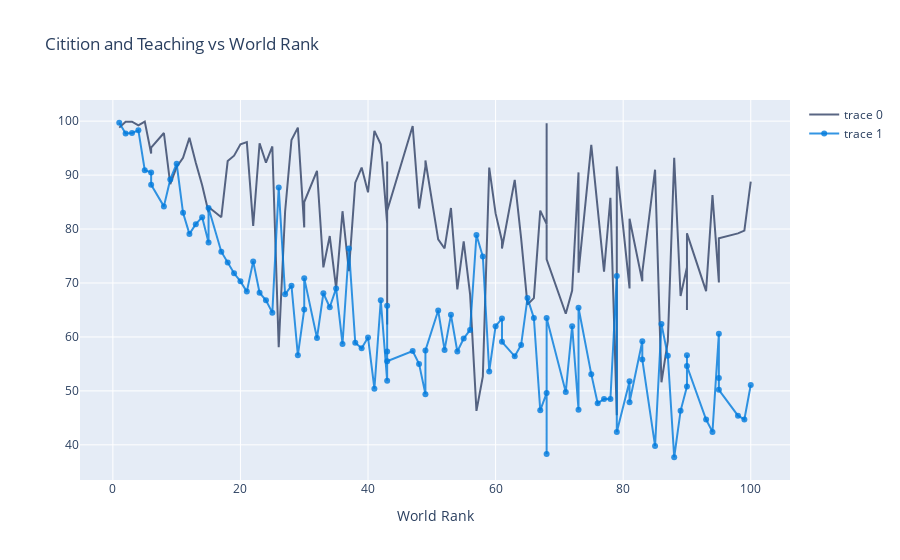

The notebook cell saved with this chart:
### Code cell
# first line plot for citation
citation = go.Scatter(
x=top_100.world_rank,
y=top_100.citations,
mode = "lines",
marker={"color":"rgba(48, 64, 101, 0.8)"},
text= top_100.university_name)

# second line plot for teaching
teaching = go.Scatter(
x=top_100.world_rank,
y=top_100.teaching,
mode = "lines+markers",
marker=dict(color="rgba(0,123,221,.8)"),
text=top_100.university_name)
data1 = [citation,teaching]
layout = dict(title = "Citition and Teaching vs World Rank", xaxis= dict(title= 'World Rank',ticklen= 5,zeroline= False))
fig = dict(data = data1, layout = layout)
iplot(fig)

### Figure 1 — Plotly figure (JSON) as saved in the notebook; plotly's stock layout.template omitted (floating-point values rounded to 4 significant figures)
{"data": [{"marker": {"color": "rgba(48, 64, 101, 0.8)"}, "mode": "lines", "text": ["Harvard University", "California Institute of Technology", "Massachusetts Institute of Technology", "Stanford University", "Princeton University", "University of Cambridge", "University of Oxford", "University of California, Berkeley", "Imperial College London", "Yale University", "University of California, Los Angeles", "University of Chicago", "Johns Hopkins University", "Cornell University", "ETH Zurich – Swiss Federal Institute of Technology Zurich", "University of Michigan", "University of Toronto", "Columbia University", "University of Pennsylvania", "Carnegie Mellon University", "University of Hong Kong", "University College London", "University of Washington", "Duke University", "Northwestern University", "University of Tokyo", "Georgia Institute of Technology", "Pohang University of Science and Technology", "University of California, Santa Barbara", "University of British Columbia", "University of North Carolina at Chapel Hill", "University of California, San Diego", "University of Illinois at Urbana-Champaign", "National University of Singapore", "McGill University", "University of Melbourne", "Peking University", "Washington University in St Louis", "École Polytechnique", "University of Edinburgh", "Hong Kong University of Science and Technology", "École Normale Supérieure", "Australian National University", "Karolinska Institute", "University of Göttingen", "University of Wisconsin", "Rice University", "École Polytechnique Fédérale de Lausanne", "University of California, Irvine", "University of Science and Technology of China", "Vanderbilt University", "University of Minnesota", "Tufts University", "University of California, Davis", "Brown University", "University of Massachusetts", "Kyoto University", "Tsinghua University", "Boston University", "New York University", "Emory University", "LMU Munich", "University of Notre Dame", "University of Pittsburgh", "Case Western Reserve University", "Ohio State University", "University of Colorado Boulder", "University of Bristol", "University of California, Santa Cruz", "Yeshiva University", "University of Sydney", "University of Virginia", "University of Adelaide", "University of Southern California", "William & Mary", "Trinity College Dublin", "King’s College London", "Stony Brook University", "Korea Advanced Institute of Science and Technology (KAIST)", "University of Sussex", "The University of Queensland", "University of York", "Heidelberg University", "University of Utah", "Durham University", "London School of Economics and Political Science", "University of Manchester", "Royal Holloway, University of London", "Lund University", "University of Southampton", "University of Zurich", "Wake Forest University", "McMaster University", "University College Dublin", "George Washington University", "University of Arizona", "University of Basel", "University of Maryland, College Park", "Dartmouth College", "École Normale Supérieure de Lyon"], "type": "scatter", "x": [1, 2, 3, 4, 5, 6, 6, 8, 9, 10, 11, 12, 13, 14, 15, 15, 17, 18, 19, 20, 21, 22, 23, 24, 25, 26, 27, 28, 29, 30, 30, 32, 33, 34, 35, 36, 37, 38, 39, 40, 41, 42, 43, 43, 43, 43, 47, 48, 49, 49, 51, 52, 53, 54, 55, 56, 57, 58, 59, 60, 61, 61, 63, 64, 65, 66, 67, 68, 68, 68, 71, 72, 73, 73, 75, 76, 77, 78, 79, 79, 81, 81, 83, 83, 85, 86, 87, 88, 89, 90, 90, 90, 93, 94, 95, 95, 95, 98, 99, 100], "y": [98.8, 99.9, 99.9, 99.2, 99.9, 94, 95.1, 97.8, 88.3, 91.5, 93.2, 96.9, 92.3, 88.1, 83.1, 84.1, 82.2, 92.6, 93.6, 95.7, 96.1, 80.6, 95.9, 92.3, 95.3, 58.1, 83.2, 96.5, 98.8, 80.3, 85, 90.8, 72.9, 78.7, 69, 83.3, 72.2, 88.6, 91.4, 86.8, 98.2, 95.7, 81, 62.3, 92.5, 83.4, 99.1, 83.8, 91.6, 92.7, 78.1, 76.4, 83.9, 68.8, 77.7, 67.9, 46.3, 52.7, 91.4, 82.9, 77.8, 76.4, 89.1, 78.3, 66, 67.2, 83.4, 80.9, 99.6, 74.4, 64.3, 68.6, 90.5, 71.9, 95.6, 84.4, 72.1, 85.8, 45.5, 91.6, 69, 81.9, 70.3, 72, 91, 51.6, 59.2, 93.2, 67.6, 72.9, 65, 79.2, 68.5, 86.3, 70.2, 70.1, 78.3, 79.2, 79.7, 88.8]}, {"marker": {"color": "rgba(0,123,221,.8)"}, "mode": "lines+markers", "text": ["Harvard University", "California Institute of Technology", "Massachusetts Institute of Technology", "Stanford University", "Princeton University", "University of Cambridge", "University of Oxford", "University of California, Berkeley", "Imperial College London", "Yale University", "University of California, Los Angeles", "University of Chicago", "Johns Hopkins University", "Cornell University", "ETH Zurich – Swiss Federal Institute of Technology Zurich", "University of Michigan", "University of Toronto", "Columbia University", "University of Pennsylvania", "Carnegie Mellon University", "University of Hong Kong", "University College London", "University of Washington", "Duke University", "Northwestern University", "University of Tokyo", "Georgia Institute of Technology", "Pohang University of Science and Technology", "University of California, Santa Barbara", "University of British Columbia", "University of North Carolina at Chapel Hill", "University of California, San Diego", "University of Illinois at Urbana-Champaign", "National University of Singapore", "McGill University", "University of Melbourne", "Peking University", "Washington University in St Louis", "École Polytechnique", "University of Edinburgh", "Hong Kong University of Science and Technology", "École Normale Supérieure", "Australian National University", "Karolinska Institute", "University of Göttingen", "University of Wisconsin", "Rice University", "École Polytechnique Fédérale de Lausanne", "University of California, Irvine", "University of Science and Technology of China", "Vanderbilt University", "University of Minnesota", "Tufts University", "University of California, Davis", "Brown University", "University of Massachusetts", "Kyoto University", "Tsinghua University", "Boston University", "New York University", "Emory University", "LMU Munich", "University of Notre Dame", "University of Pittsburgh", "Case Western Reserve University", "Ohio State University", "University of Colorado Boulder", "University of Bristol", "University of California, Santa Cruz", "Yeshiva University", "University of Sydney", "University of Virginia", "University of Adelaide", "University of Southern California", "William & Mary", "Trinity College Dublin", "King’s College London", "Stony Brook University", "Korea Advanced Institute of Science and Technology (KAIST)", "University of Sussex", "The University of Queensland", "University of York", "Heidelberg University", "University of Utah", "Durham University", "London School of Economics and Political Science", "University of Manchester", "Royal Holloway, University of London", "Lund University", "University of Southampton", "University of Zurich", "Wake Forest University", "McMaster University", "University College Dublin", "George Washington University", "University of Arizona", "University of Basel", "University of Maryland, College Park", "Dartmouth College", "École Normale Supérieure de Lyon"], "type": "scatter", "x": [1, 2, 3, 4, 5, 6, 6, 8, 9, 10, 11, 12, 13, 14, 15, 15, 17, 18, 19, 20, 21, 22, 23, 24, 25, 26, 27, 28, 29, 30, 30, 32, 33, 34, 35, 36, 37, 38, 39, 40, 41, 42, 43, 43, 43, 43, 47, 48, 49, 49, 51, 52, 53, 54, 55, 56, 57, 58, 59, 60, 61, 61, 63, 64, 65, 66, 67, 68, 68, 68, 71, 72, 73, 73, 75, 76, 77, 78, 79, 79, 81, 81, 83, 83, 85, 86, 87, 88, 89, 90, 90, 90, 93, 94, 95, 95, 95, 98, 99, 100], "y": [99.7, 97.7, 97.8, 98.3, 90.9, 90.5, 88.2, 84.2, 89.2, 92.1, 83, 79.1, 80.9, 82.2, 77.5, 83.9, 75.8, 73.8, 71.8, 70.3, 68.4, 74, 68.2, 66.8, 64.5, 87.7, 67.9, 69.5, 56.6, 65.1, 70.9, 59.8, 68.1, 65.5, 69, 58.7, 76.4, 58.9, 57.9, 59.9, 50.4, 66.8, 51.9, 65.8, 57.3, 55.5, 57.4, 55, 49.4, 57.5, 64.9, 57.6, 64.1, 57.3, 59.7, 61.3, 78.9, 74.9, 53.6, 62, 63.4, 59.1, 56.4, 58.5, 67.2, 63.5, 46.4, 49.6, 38.3, 63.5, 49.8, 62, 46.5, 65.4, 53.1, 47.7, 48.5, 48.5, 71.3, 42.4, 51.8, 47.9, 59.2, 55.8, 39.8, 62.4, 56.5, 37.7, 46.3, 50.8, 56.6, 54.6, 44.7, 42.4, 60.6, 52.4, 50.2, 45.4, 44.7, 51.1]}], "layout": {"autosize": true, "title": {"text": "Citition and Teaching vs World Rank"}, "xaxis": {"autorange": true, "range": [-5.229, 106.2], "ticklen": 5, "title": {"text": "World Rank"}, "type": "linear", "zeroline": false}, "yaxis": {"autorange": true, "range": [32.58, 104.8], "type": "linear"}}}
